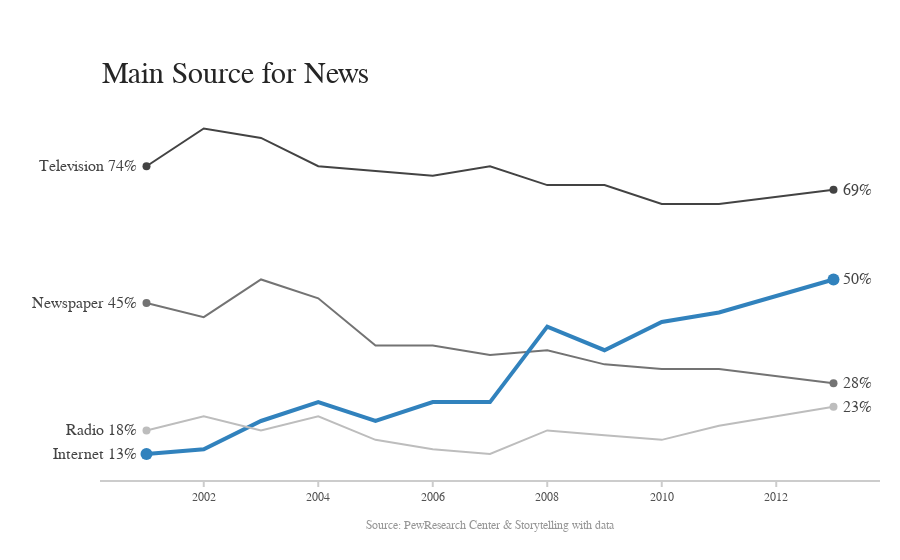

The notebook cell saved with this chart:
### Markdown cell above
# Label Lines with Annotations

### Code cell
import plotly.plotly as py
import plotly.graph_objs as go

title = 'Main Source for News'

labels = ['Television', 'Newspaper', 'Internet', 'Radio']

colors = ['rgb(67,67,67)', 'rgb(115,115,115)', 'rgb(49,130,189)', 'rgb(189,189,189)']

mode_size = [8, 8, 12, 8]

line_size = [2, 2, 4, 2]

x_data = [
    [2001, 2002, 2003, 2004, 2005, 2006, 2007, 2008, 2009, 2010, 2011, 2013],
    [2001, 2002, 2003, 2004, 2005, 2006, 2007, 2008, 2009, 2010, 2011, 2013],
    [2001, 2002, 2003, 2004, 2005, 2006, 2007, 2008, 2009, 2010, 2011, 2013],
    [2001, 2002, 2003, 2004, 2005, 2006, 2007, 2008, 2009, 2010, 2011, 2013],
]

y_data = [
    [74, 82, 80, 74, 73, 72, 74, 70, 70, 66, 66, 69],
    [45, 42, 50, 46, 36, 36, 34, 35, 32, 31, 31, 28],
    [13, 14, 20, 24, 20, 24, 24, 40, 35, 41, 43, 50],
    [18, 21, 18, 21, 16, 14, 13, 18, 17, 16, 19, 23],
]

traces = []

for i in range(0, 4):
    traces.append(go.Scatter(
        x=x_data[i],
        y=y_data[i],
        mode='lines',
        line=dict(color=colors[i], width=line_size[i]),
        connectgaps=True,
    ))

    traces.append(go.Scatter(
        x=[x_data[i][0], x_data[i][11]],
        y=[y_data[i][0], y_data[i][11]],
        mode='markers',
        marker=dict(color=colors[i], size=mode_size[i])
    ))

layout = go.Layout(
    xaxis=dict(
        showline=True,
        showgrid=False,
        showticklabels=True,
        linecolor='rgb(204, 204, 204)',
        linewidth=2,
        ticks='outside',
        tickcolor='rgb(204, 204, 204)',
        tickwidth=2,
        ticklen=5,
        tickfont=dict(
            family='Arial',
            size=12,
            color='rgb(82, 82, 82)',
        ),
    ),
    yaxis=dict(
        showgrid=False,
        zeroline=False,
        showline=False,
        showticklabels=False,
    ),
    autosize=False,
    margin=dict(
        autoexpand=False,
        l=100,
        r=20,
        t=110,
    ),
    showlegend=False
)

annotations = []

# Adding labels
for y_trace, label, color in zip(y_data, labels, colors):
    # labeling the left_side of the plot
    annotations.append(dict(xref='paper', x=0.05, y=y_trace[0],
                                  xanchor='right', yanchor='middle',
                                  text=label + ' {}%'.format(y_trace[0]),
                                  font=dict(family='Arial',
                                            size=16),
                                  showarrow=False))
    # labeling the right_side of the plot
    annotations.append(dict(xref='paper', x=0.95, y=y_trace[11],
                                  xanchor='left', yanchor='middle',
                                  text='{}%'.format(y_trace[11]),
                                  font=dict(family='Arial',
                                            size=16),
                                  showarrow=False))
# Title
annotations.append(dict(xref='paper', yref='paper', x=0.0, y=1.05,
                              xanchor='left', yanchor='bottom',
                              text='Main Source for News',
                              font=dict(family='Arial',
                                        size=30,
                                        color='rgb(37,37,37)'),
                              showarrow=False))
# Source
annotations.append(dict(xref='paper', yref='paper', x=0.5, y=-0.1,
                              xanchor='center', yanchor='top',
                              text='Source: PewResearch Center & ' +
                                   'Storytelling with data',
                              font=dict(family='Arial',
                                        size=12,
                                        color='rgb(150,150,150)'),
                              showarrow=False))

layout['annotations'] = annotations

fig = go.Figure(data=traces, layout=layout)
plotly.offline.iplot(fig, filename='news-source')

### Figure 1 — Plotly figure (JSON) as saved in the notebook; plotly's stock layout.template omitted (floating-point values rounded to 4 significant figures)
{"data": [{"connectgaps": true, "line": {"color": "rgb(67,67,67)", "width": 2}, "mode": "lines", "type": "scatter", "uid": "af866c26-5dda-43bb-a06c-138102a1c6af", "x": [2001, 2002, 2003, 2004, 2005, 2006, 2007, 2008, 2009, 2010, 2011, 2013], "y": [74, 82, 80, 74, 73, 72, 74, 70, 70, 66, 66, 69]}, {"marker": {"color": "rgb(67,67,67)", "size": 8}, "mode": "markers", "type": "scatter", "uid": "57656da0-09ce-469a-85b0-ca264efb2fde", "x": [2001, 2013], "y": [74, 69]}, {"connectgaps": true, "line": {"color": "rgb(115,115,115)", "width": 2}, "mode": "lines", "type": "scatter", "uid": "57cf4aac-4567-45af-a635-9bbcca99bb84", "x": [2001, 2002, 2003, 2004, 2005, 2006, 2007, 2008, 2009, 2010, 2011, 2013], "y": [45, 42, 50, 46, 36, 36, 34, 35, 32, 31, 31, 28]}, {"marker": {"color": "rgb(115,115,115)", "size": 8}, "mode": "markers", "type": "scatter", "uid": "9289e926-f1a5-4906-94e6-8814217316d0", "x": [2001, 2013], "y": [45, 28]}, {"connectgaps": true, "line": {"color": "rgb(49,130,189)", "width": 4}, "mode": "lines", "type": "scatter", "uid": "38e53939-4898-45b9-8627-0b75acc338e5", "x": [2001, 2002, 2003, 2004, 2005, 2006, 2007, 2008, 2009, 2010, 2011, 2013], "y": [13, 14, 20, 24, 20, 24, 24, 40, 35, 41, 43, 50]}, {"marker": {"color": "rgb(49,130,189)", "size": 12}, "mode": "markers", "type": "scatter", "uid": "1216bd99-029a-4f40-a6eb-7b0565ab1a7a", "x": [2001, 2013], "y": [13, 50]}, {"connectgaps": true, "line": {"color": "rgb(189,189,189)", "width": 2}, "mode": "lines", "type": "scatter", "uid": "17a4f345-b85b-446b-bde1-f19fff8ae4b3", "x": [2001, 2002, 2003, 2004, 2005, 2006, 2007, 2008, 2009, 2010, 2011, 2013], "y": [18, 21, 18, 21, 16, 14, 13, 18, 17, 16, 19, 23]}, {"marker": {"color": "rgb(189,189,189)", "size": 8}, "mode": "markers", "type": "scatter", "uid": "2166c81f-2cc0-416e-ba11-9f6c04b8a610", "x": [2001, 2013], "y": [18, 23]}], "layout": {"annotations": [{"font": {"family": "Arial", "size": 16}, "showarrow": false, "text": "Television 74%", "x": 0.05, "xanchor": "right", "xref": "paper", "y": 74, "yanchor": "middle"}, {"font": {"family": "Arial", "size": 16}, "showarrow": false, "text": "69%", "x": 0.95, "xanchor": "left", "xref": "paper", "y": 69, "yanchor": "middle"}, {"font": {"family": "Arial", "size": 16}, "showarrow": false, "text": "Newspaper 45%", "x": 0.05, "xanchor": "right", "xref": "paper", "y": 45, "yanchor": "middle"}, {"font": {"family": "Arial", "size": 16}, "showarrow": false, "text": "28%", "x": 0.95, "xanchor": "left", "xref": "paper", "y": 28, "yanchor": "middle"}, {"font": {"family": "Arial", "size": 16}, "showarrow": false, "text": "Internet 13%", "x": 0.05, "xanchor": "right", "xref": "paper", "y": 13, "yanchor": "middle"}, {"font": {"family": "Arial", "size": 16}, "showarrow": false, "text": "50%", "x": 0.95, "xanchor": "left", "xref": "paper", "y": 50, "yanchor": "middle"}, {"font": {"family": "Arial", "size": 16}, "showarrow": false, "text": "Radio 18%", "x": 0.05, "xanchor": "right", "xref": "paper", "y": 18, "yanchor": "middle"}, {"font": {"family": "Arial", "size": 16}, "showarrow": false, "text": "23%", "x": 0.95, "xanchor": "left", "xref": "paper", "y": 23, "yanchor": "middle"}, {"font": {"color": "rgb(37,37,37)", "family": "Arial", "size": 30}, "showarrow": false, "text": "Main Source for News", "x": 0, "xanchor": "left", "xref": "paper", "y": 1.05, "yanchor": "bottom", "yref": "paper"}, {"font": {"color": "rgb(150,150,150)", "family": "Arial", "size": 12}, "showarrow": false, "text": "Source: PewResearch Center & Storytelling with data", "x": 0.5, "xanchor": "center", "xref": "paper", "y": -0.1, "yanchor": "top", "yref": "paper"}], "autosize": false, "margin": {"autoexpand": false, "l": 100, "r": 20, "t": 110}, "showlegend": false, "xaxis": {"linecolor": "rgb(204, 204, 204)", "linewidth": 2, "showgrid": false, "showline": true, "showticklabels": true, "tickcolor": "rgb(204, 204, 204)", "tickfont": {"color": "rgb(82, 82, 82)", "family": "Arial", "size": 12}, "ticklen": 5, "ticks": "outside", "tickwidth": 2}, "yaxis": {"showgrid": false, "showline": false, "showticklabels": false, "zeroline": false}}}
